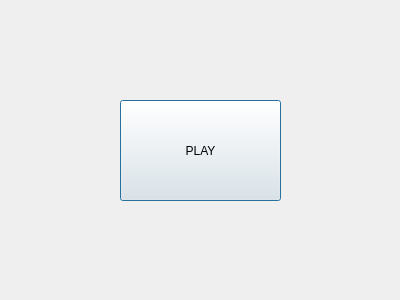
<?xml version="1.0" encoding="UTF-8"?>
<ui version="4.0">
 <class>Dialog</class>
 <widget class="QDialog" name="Dialog">
  <property name="geometry">
   <rect>
    <x>0</x>
    <y>0</y>
    <width>400</width>
    <height>300</height>
   </rect>
  </property>
  <property name="windowTitle">
   <string>Dialog</string>
  </property>
  <widget class="QPushButton" name="PlayButton">
   <property name="geometry">
    <rect>
     <x>120</x>
     <y>100</y>
     <width>161</width>
     <height>101</height>
    </rect>
   </property>
   <property name="styleSheet">
    <string notr="true">
font: 9pt &quot;Roman&quot;;</string>
   </property>
   <property name="text">
    <string>PLAY</string>
   </property>
  </widget>
 </widget>
 <resources/>
 <connections/>
</ui>
